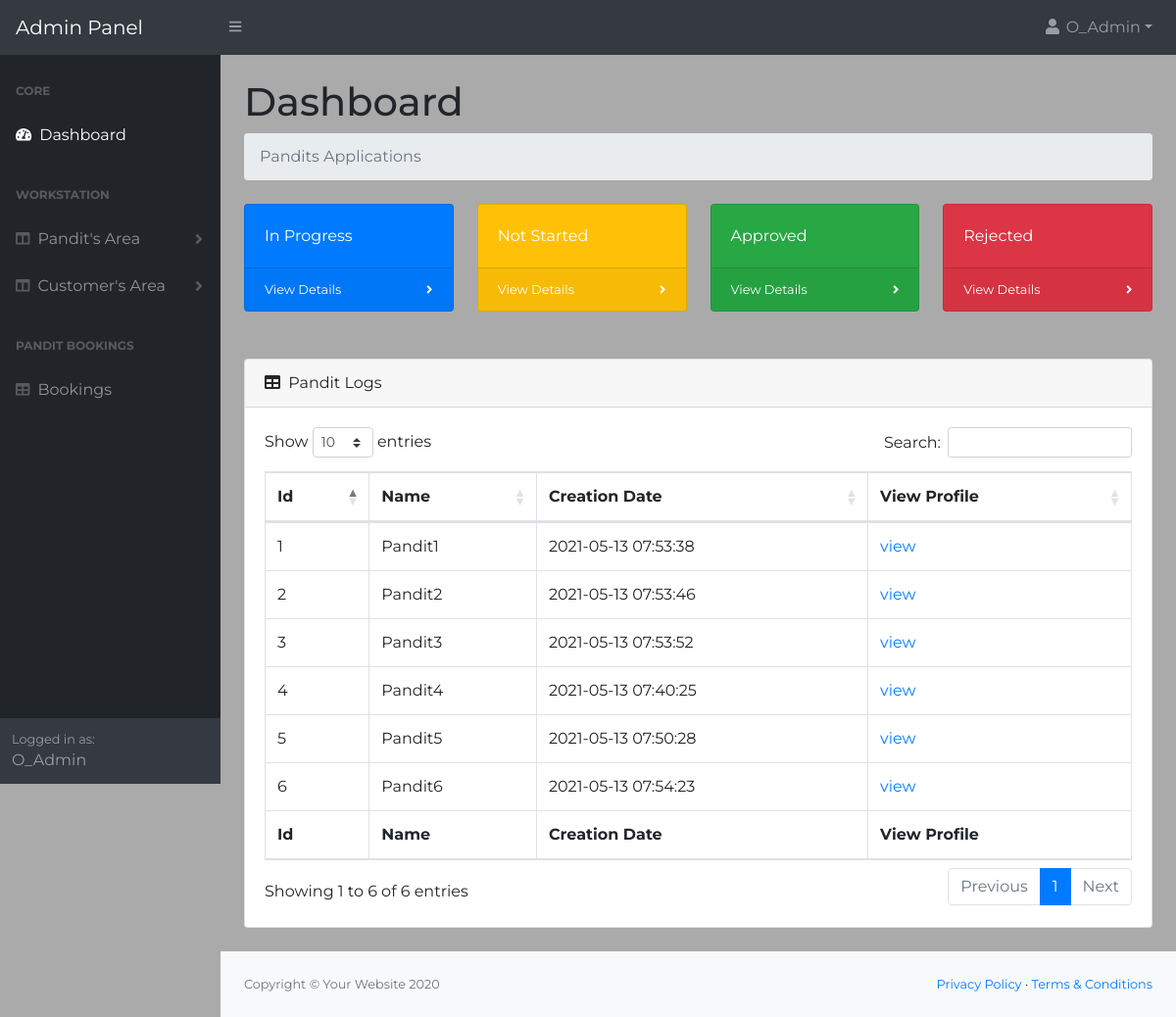
Page /AdminPanel/Dashboard/index.php (signed in) on the committed database.
### tables this page shows
CREATE TABLE `pandits` (
  `pandit_id` int(100) NOT NULL,
  `fullname` varchar(100) NOT NULL,
  `email` varchar(100) NOT NULL,
  `password` varchar(100) NOT NULL,
  `mobile_no` bigint(100) NOT NULL,
  `profile_pic` varchar(100) NOT NULL,
  `experience` int(100) NOT NULL,
  `city` varchar(100) NOT NULL,
  `certificates` varchar(100) NOT NULL,
  `status` varchar(100) NOT NULL,
  `CreationDate` timestamp NOT NULL DEFAULT current_timestamp() ON UPDATE current_timestamp(),
  `remarks` varchar(100) NOT NULL
);

### AdminPanel/Dashboard/index.php (the view, shortened to what this page needs)
<?php
include_once('../../includes/config.php');
?>
<!DOCTYPE html>
<html lang="en">
    <head>
        <link href="css/styles.css" rel="stylesheet" />
		<link href="css/stylesform.css" rel="stylesheet" />
        <link href="https://cdn.datatables.net/1.10.20/css/dataTables.bootstrap4.min.css" rel="stylesheet" />
    </head>
    <body class="sb-nav-fixed">
        <nav class="sb-topnav navbar navbar-expand navbar-dark bg-dark">
            <a class="navbar-brand" href="index.php">Admin Panel</a>
            <button class="btn btn-link btn-sm order-1 order-lg-0" id="sidebarToggle" href="#"><i class="fas fa-bars"></i></button>
            <ul class="navbar-nav ml-auto ml-md-0">
                <li class="nav-item dropdown">
                    <a class="nav-link dropdown-toggle" id="userDropdown" href="#" role="button" data-toggle="dropdown" aria-haspopup="true" aria-expanded="false"><i class="fas fa-user fa-fw"></i><?php
                echo " ".$_SESSION['name'];
            ?></a>
                </li>
            </ul>
        </nav>
        <div id="layoutSidenav">
            <div id="layoutSidenav_nav">
                <nav class="sb-sidenav accordion sb-sidenav-dark" id="sidenavAccordion">
                    <div class="sb-sidenav-menu">
                        <div class="nav">
                            <div class="sb-sidenav-menu-heading">Core</div>
                            <a class="nav-link" href="index.php">
                                <div class="sb-nav-link-icon"><i class="fas fa-tachometer-alt"></i></div>
                                Dashboard
                            </a>
                            <div class="sb-sidenav-menu-heading">WorkStation</div>
                            <a class="nav-link collapsed" href="#" data-toggle="collapse" data-target="#collapseLayouts" aria-expanded="false" aria-controls="collapseLayouts">
                            <div class="sb-nav-link-icon"><i class="fas fa-columns"></i></div>
                                Pandit's Area
                                <div class="sb-sidenav-collapse-arrow"><i class="fas fa-angle-down"></i></div>
                            </a>
                            <a class="nav-link collapsed" href="#" data-toggle="collapse" data-target="#collapseLayouts1" aria-expanded="false" aria-controls="collapseLayouts">
                                <div class="sb-nav-link-icon"><i class="fas fa-columns"></i></div>
                                Customer's Area
                                <div class="sb-sidenav-collapse-arrow"><i class="fas fa-angle-down"></i></div>
                            </a>
                            <div class="sb-sidenav-menu-heading">Pandit Bookings</div>
                            <a class="nav-link" href="bookings.php">
                                <div class="sb-nav-link-icon"><i class="fas fa-table"></i></div>
                                Bookings
                            </a>
                        </div>
                    </div>
                    <div class="sb-sidenav-footer">
                        <div class="small">Logged in as:</div>
                        <?php
                echo " ".$_SESSION['name'];
            ?>
                    </div>
                </nav>
            </div>
            <div id="layoutSidenav_content">
                <main>
                    <div class="container-fluid">
                        <h1 class="mt-4">Dashboard</h1>
                        <ol class="breadcrumb mb-4">
                            <li class="breadcrumb-item active">Pandits Applications</li>
                        </ol>
                        <div class="row">
                            <div class="col-xl-3 col-md-6">
                                <div class="card bg-primary text-white mb-4">
                                    <div class="card-body">In Progress</div>
                                    <div class="card-footer d-flex align-items-center justify-content-between">
                                        <a class="small text-white stretched-link" href="inprogress.php">View Details</a>
                                        <div class="small text-white"><i class="fas fa-angle-right"></i></div>
                                    </div>
                                </div>
                            </div>
                            <div class="col-xl-3 col-md-6">
                            <div class="card bg-warning text-white mb-4">
                                <div class="card-body">Not Started</div>
                                <div class="card-footer d-flex align-items-center justify-content-between">
                                    <a class="small text-white stretched-link" href="notstarted.php">View Details</a>
                                    <div class="small text-white"><i class="fas fa-angle-right"></i></div>
                                </div>
                            </div>
                        </div>
                            <div class="col-xl-3 col-md-6">
                                <div class="card bg-success text-white mb-4">
                                    <div class="card-body">Approved</div>
                                    <div class="card-footer d-flex align-items-center justify-content-between">
                                        <a class="small text-white stretched-link" href="approved.php">View Details</a>
                                        <div class="small text-white"><i class="fas fa-angle-right"></i></div>
                                    </div>
                                </div>
                            </div>
                            <div class="col-xl-3 col-md-6">
                                <div class="card bg-danger text-white mb-4">
                                    <div class="card-body">Rejected</div>
                                    <div class="card-footer d-flex align-items-center justify-content-between">
                                        <a class="small text-white stretched-link" href="rejected.php">View Details</a>
                                        <div class="small text-white"><i class="fas fa-angle-right"></i></div>
                                    </div>
                                </div>
                            </div>
                        </div>
                        <br>
                        <div class="card mb-4">
                            <div class="card-header">
                                <i class="fas fa-table mr-1"></i>
                                Pandit Logs
                            </div>
                            <div class="card-body">
                                <div class="table-responsive">
                                    <table class="table table-bordered" id="dataTable" width="100%" cellspacing="0">
                                        <thead>
                                            <tr>
                                                <th>Id</th>
                                                <th>Name</th>
                                                <th>Creation Date</th>
                                                <th>View Profile</th>
                                            </tr>
                                        </thead>
                                        <tfoot>
                                            <tr>
                                                <th>Id</th>
                                                <th>Name</th>
                                                <th>Creation Date</th>
                                                <th>View Profile</th>
                                            </tr>
                                        </tfoot>
                                        <tbody>
                                        <?php
                                        $sql = "SELECT * FROM pandits";
                                        if($result = mysqli_query($con, $sql))
                                        {
                                            if(mysqli_num_rows($result) > 0)
                                            {
                                                while($row = mysqli_fetch_array($result))
                                                {
                                                    echo "<tr>";
                                                        $str="pandit_id=". $row['pandit_id'];
                                                        echo "<td>" . $row['pandit_id'] . "</td>";
                                                        echo "<td>" . $row['fullname'] . "</td>";
                                                        echo "<td>" . $row['CreationDate'] . "</td>";
                                                        echo "<td><a href='pandit_profile.php?$str'>view</a></td>";
                                                    echo "</tr>";
                                                }
                                            }
                                        }
                                                ?>
                                        </tbody>
                                    </table>
                                </div>
                            </div>
                        </div>
                    </div>
                </main>
                <footer class="py-4 bg-light mt-auto">
                    <div class="container-fluid">
                        <div class="d-flex align-items-center justify-content-between small">
                            <div class="text-muted">Copyright &copy; Your Website 2020</div>
                            <div>
                                <a href="#">Privacy Policy</a>
                                &middot;
                                <a href="#">Terms &amp; Conditions</a>
                            </div>
                        </div>
                    </div>
                </footer>
            </div>
        </div>
    </body>
</html>

### AdminPanel/Dashboard/css/stylesform.css (style rules this page uses)
* { margin: 0; padding: 0; box-sizing: border-box; list-style: none; font-family: 'Montserrat', sans-serif; }
body { background: #aaaaaa; }

### rows in the picture
pandits: pandit_id "1", fullname "Pandit1", CreationDate "2021-05-13 07:53:38"
pandits: pandit_id "2", fullname "Pandit2", CreationDate "2021-05-13 07:53:46"
pandits: pandit_id "3", fullname "Pandit3", CreationDate "2021-05-13 07:53:52"
pandits: pandit_id "4", fullname "Pandit4", CreationDate "2021-05-13 07:40:25"
pandits: pandit_id "5", fullname "Pandit5", CreationDate "2021-05-13 07:50:28"
pandits: pandit_id "6", fullname "Pandit6", CreationDate "2021-05-13 07:54:23"

### other values in the picture
$_SESSION['name'] "O_Admin"
